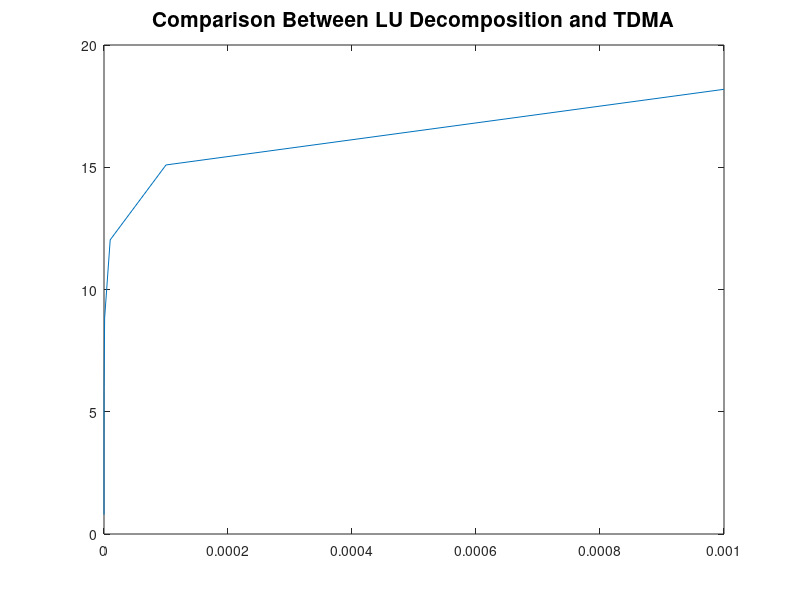

MATLAB code to generate this figure:
clear all
res= dlmread('res.txt', '', 0, 0);
res(:,1) = flip(res(:,1));
%semilogx(res(:,1),res(:,3));
%semilogx(res(:,1),res(:,2));
plot(res(:,1),res(:,3))

hold on

title('Comparison Between LU Decomposition and TDMA','fontsize',15)
%legend({'y = sin(x)','y = cos(x)'},'Location','northeast')